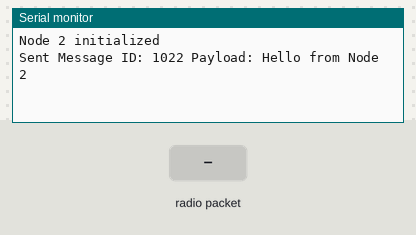
Simulated run of this sketch. Board: Arduino Mega 2560, built for the host (arithmetic inside an expression is 32-bit, double 64-bit). On the bench: the last lines printed to the serial monitor. The inputs (shaded band) are chosen by the test bench. No radio packets arrive unless stated.

Above: at 1.2 s.
1.3 s: radio packet "1" arrives
At 3.8 s:
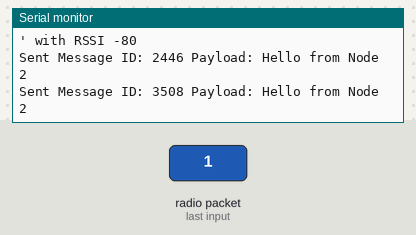
3.9 s: radio packet "0" arrives
At 6.3 s:
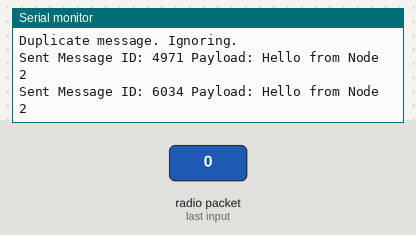
6.4 s: radio packet "2" arrives
At 8.4 s:
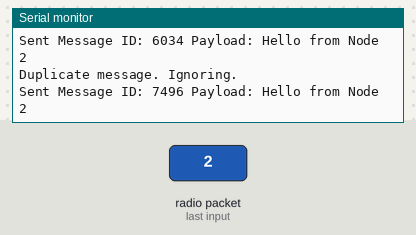
Timing chart, 0 to 9.9 s (numbered marks = the images above; inputs shaded):
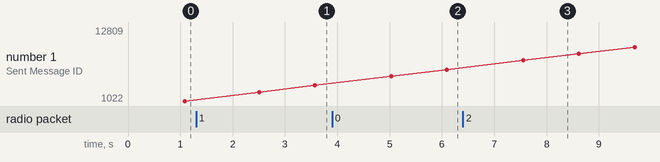

Measured:
- after the input at 1.3 s, the serial monitor: prints a new line after 1.1 s (image 1)
- after the input at 3.9 s, the serial monitor: prints a new line after 1.1 s (image 2)
- after the input at 6.4 s, the serial monitor: prints a new line after 1.2 s (image 3)
- plotted number 1: 1022 → 3508 after the input at 1.3 s, 3508 → 6034 after the input at 3.9 s, 6034 → 12809 after the input at 6.4 s

The sketch:

mesh_wearable.ino
```cpp
#include <SPI.h>
#include <LoRa.h>

// Define LoRa Pins
#define LORA_CS 47   // NSS (CS) pin
#define LORA_RST 21  // RST pin
#define LORA_IRQ 14  // DIO0 pin

// LoRa Network Settings
#define TERMINAL_NODE_ID 1 // The ID of the terminal node where messages stop
#define NODE_ID 2          // Unique ID for this node

// Maximum number of messages to track
#define MAX_TRACKED_MESSAGES 50

// Array to store recent message IDs
unsigned long trackedMsgIDs[MAX_TRACKED_MESSAGES];
int trackedIndex = 0;

// Structure to hold message details
struct LoRaMessage {
  int senderID;
  unsigned long msgID;
  String payload;
};

void setup() {
  // Initialize Serial Monitor
  Serial.begin(115200);
  while (!Serial);

  // Initialize LoRa
  SPI.begin(36, 35, 48, 47);  // Set SPI pins for LoRa
  LoRa.setPins(LORA_CS, LORA_RST, LORA_IRQ); // Set LoRa pins
  if (!LoRa.begin(915E6)) {    // Set frequency for North America
    Serial.println("LoRa initialization failed!");
    while (1);
  }

  Serial.print("Node ");
  Serial.print(NODE_ID);
  Serial.println(" initialized");
}

// Add a message ID to the tracking array
void trackMessage(unsigned long msgID) {
  trackedMsgIDs[trackedIndex] = msgID;
  trackedIndex = (trackedIndex + 1) % MAX_TRACKED_MESSAGES;
}

// Check if a message ID has already been processed
bool isDuplicate(unsigned long msgID) {
  for (int i = 0; i < MAX_TRACKED_MESSAGES; i++) {
    if (trackedMsgIDs[i] == msgID) {
      return true;
    }
  }
  return false;
}

void sendMessage(String payload) {
  unsigned long msgID = millis(); // Simple unique ID based on uptime
  int numHop = 1;
  LoRa.beginPacket();
  LoRa.write(NODE_ID);             // Sender ID
  LoRa.write(numHop);             // number of hops
  LoRa.write((byte)(msgID >> 24)); // Message ID (4 bytes)
  LoRa.write((byte)(msgID >> 16));
  LoRa.write((byte)(msgID >> 8));
  LoRa.write((byte)(msgID));
  LoRa.print(payload);             // Payload
  LoRa.endPacket();

  Serial.print("Sent Message ID: ");
  Serial.print(msgID);
  Serial.print(" Payload: ");
  Serial.println(payload);

  // Track the sent message to avoid resending
  trackMessage(msgID);
}

void loop() {
  // Check for incoming LoRa packets
  int packetSize = LoRa.parsePacket();
  if (packetSize) {
    // Read the sender ID
    int senderID = LoRa.read();
    int numHop = LoRa.read();
    // Read the message ID (4 bytes)
    unsigned long msgID = 0;
    msgID |= (unsigned long)LoRa.read() << 24;
    msgID |= (unsigned long)LoRa.read() << 16;
    msgID |= (unsigned long)LoRa.read() << 8;
    msgID |= (unsigned long)LoRa.read();

    // Read the payload
    String payload = LoRa.readString();

    // Check for duplicates
    if (isDuplicate(msgID)) {
      Serial.println("Duplicate message. Ignoring.");
      return;
    }

    // Track the new message ID
    trackMessage(msgID);

    // Forward the message to the terminal node
    Serial.println("Forwarding message to terminal node...");
    sendForwardMessage(senderID, numHop, msgID, payload);
  }

  // Example: Sending a message from this node periodically
  static unsigned long lastSendTime = 0;
  if (millis() - lastSendTime > 1000) { // Every 1 seconds
    sendMessage("Hello from Node " + String(NODE_ID));
    lastSendTime = millis();
  }

  delay(100); // Small delay to avoid spamming
}

// Function to forward a received message
void sendForwardMessage(int originalSender, int numHop, unsigned long msgID, String payload) {
  LoRa.beginPacket();
  LoRa.write(NODE_ID);               // Sender ID (this node)
  LoRa.write(numHop+1);               // number of hop the messages have done
  LoRa.write((byte)(msgID >> 24));   // Original Message ID
  LoRa.write((byte)(msgID >> 16));
  LoRa.write((byte)(msgID >> 8));
  LoRa.write((byte)(msgID));
  LoRa.print(payload);               // Payload
  LoRa.endPacket();

  Serial.print("Forwarded Message ID: ");
  Serial.print(msgID);
  Serial.print(" with # of hop =  ");
  Serial.print(numHop);
  Serial.print(" Payload: ");
  Serial.println(payload);
  Serial.print("' with RSSI ");
  Serial.println(LoRa.packetRssi());

  // Track the forwarded message to avoid resending
  trackMessage(msgID);
}
```
